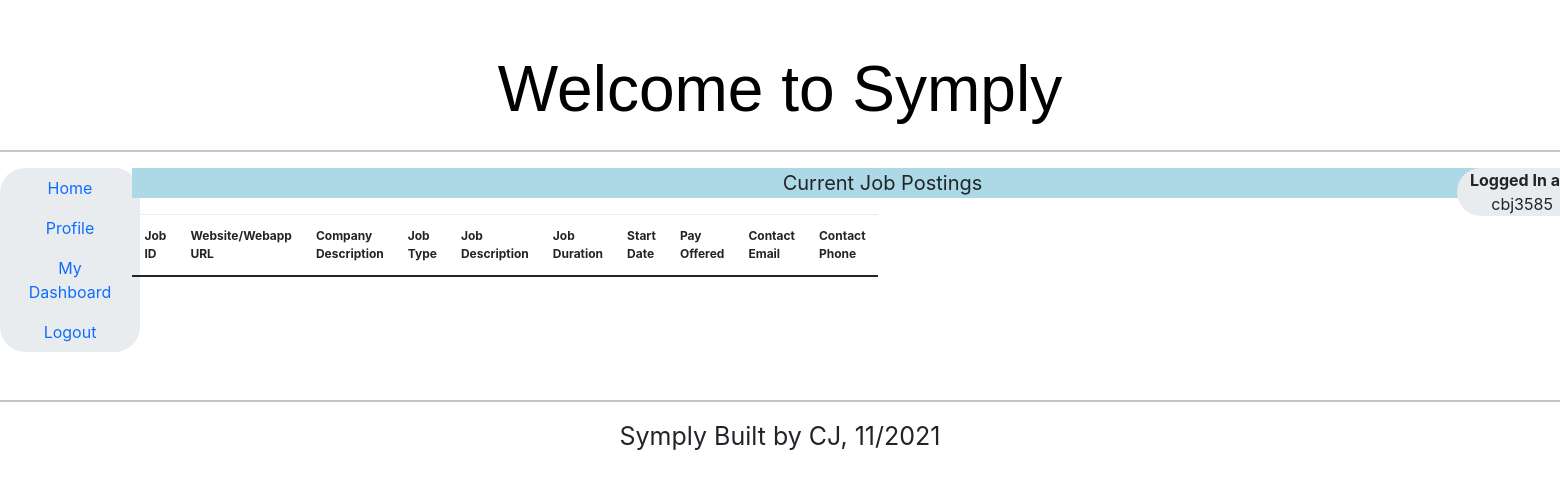
The page /job_posting_table (signed in) on the database as committed earlier.
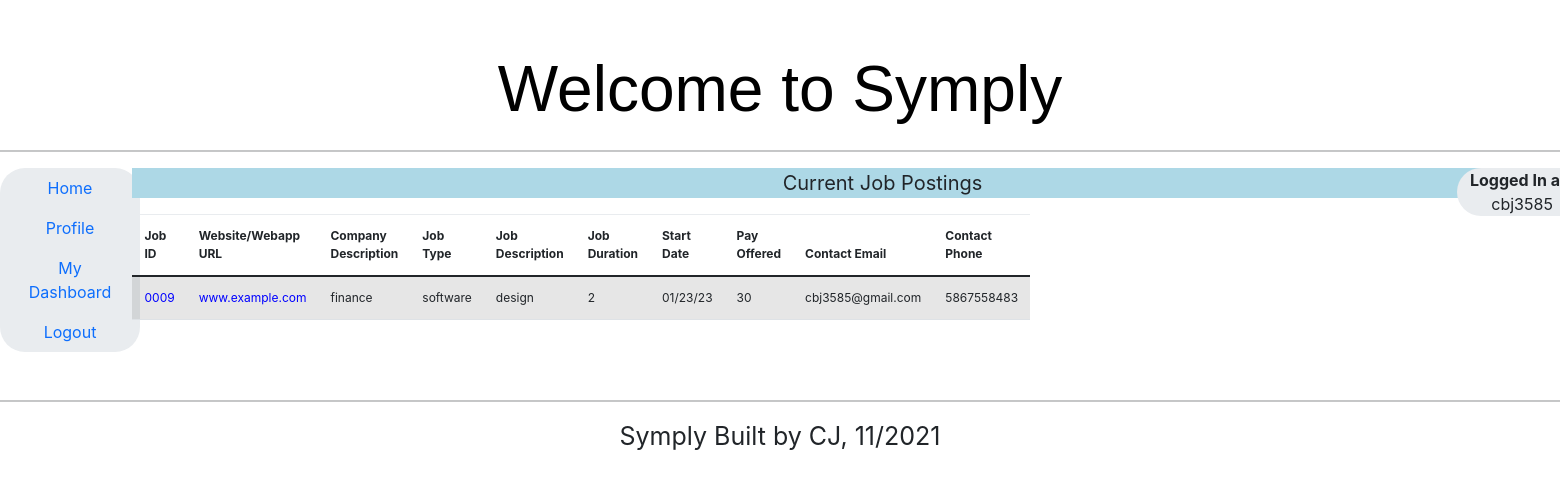
The same page on the database as committed later.
### application.py (models this page shows, shortened)
    class User(db.Model):
        __tablename__ = 'user'
        username = db.Column(db.String, primary_key=True)
        email = db.Column(db.String)
        phonenumber = db.Column(db.String)
        firstname = db.Column(db.String)
        lastname = db.Column(db.String)
        city = db.Column(db.String)
        state = db.Column(db.String)
        password = db.Column(db.String)
        authenticated = db.Column(db.Boolean, default=False)

    class JobPost(db.Model):
        __tablename__ = 'jobpost'
        username = db.Column(db.String)
        jobid = db.Column(db.String,primary_key=True)
        contactemail = db.Column(db.String)
        contactphone = db.Column(db.String)
        website = db.Column(db.String)
        companydescription = db.Column(db.String)
        jobtype = db.Column(db.String)
        jobdescription = db.Column(db.String)
        payoffered = db.Column(db.String)
        jobduration = db.Column(db.String)
        startdate = db.Column(db.String)
        longdescription = db.Column(db.String)
        authenticated = db.Column(db.Boolean, default=False)

### application.py (the view)
    @application.route("/job_posting_table")
    def job_posting_table():
        if current_user.is_authenticated:
            poster = current_user.username
            jobpost = JobPost.query.all()
            return render_template('job_posting_table_login.html', jobpost=jobpost, tabtitle='Symply Job Listings',poster=poster)
        else:
            jobpost = JobPost.query.all()
            return render_template('job_posting_table.html', jobpost=jobpost, tabtitle='Symply Job Listings')

### application.py (called while the page is built)
    @login_manager.user_loader
    def user_loader(user_id):
        return User.query.get(user_id)

### templates/job_posting_table_login.html (shortened to what this page needs)
{% extends "base4.html" %}
{% block content %}
<!DOCTYPE html>
<html lang="en">
  <head>
    <link href="{{ url_for('static', filename='bootstrap.min.css') }}" rel="stylesheet">
    <link href="{{ url_for('static', filename='narrow-jumbotron.css') }}" rel="stylesheet">
  </head>
  <body>
    <div><p style="background-color: lightblue;font-size: 20px; width: 1500px; text-align: center;">Current Job Postings</p></div>
    <table id="data" class="table table-striped" style="width: 1500px; font-size: 12px;">
      <thead>
        <tr>
          <th>Job ID </th>
          <th>Website/Webapp URL</th>
          <th>Company Description</th>
          <th>Job Type</th>
          <th>Job Description</th>
          <th>Job Duration </th>
          <th>Start Date</th>
          <th>Pay Offered</th>
          <th>Contact Email </th>
          <th>Contact Phone</th>
        </tr>
      </thead>
      <tbody>
        {% for jp in jobpost %}
          <tr>
            <td><a href="/job_information/{{ jp.jobid }}" style="color: blue;">{{ jp.jobid }}</a></td>
            <td><a href={{ jp.website }} style="color:blue" target="_blank" rel="noopener noreferrer">{{ jp.website }}</a></td>
            <td>{{ jp.companydescription }}</td>
            <td>{{ jp.jobtype }}</td>
            <td>{{ jp.jobdescription }}</td>
            <td>{{ jp.jobduration }}</td>
            <td>{{ jp.startdate }}</td>
            <td>{{ jp.payoffered }}</td>
            <td>{{ jp.contactemail }}</td>
            <td>{{ jp.contactphone }}</td>
          </tr>
        {% endfor %}
      </tbody>
    </table>
  </body>
</html>
{% endblock %}
{% block loggedin %}
      <div>
        <p><b>Logged In as:</b> {{poster}}</p>
      </div>
{% endblock %}

### templates/base4.html (shortened to what this page needs)
<!doctype html>
<html>
  <head>
    <link href="https://cdn.jsdelivr.net/npm/bootstrap@5.0.1/dist/css/bootstrap.min.css" rel="stylesheet">
    <link rel="stylesheet" type="text/css" href="https://cdn.datatables.net/1.10.25/css/dataTables.bootstrap5.css">
  </head>
  <body>
    <header>
        <h1 style="font-family: 'Gill Sans', 'Gill Sans MT', Calibri, 'Trebuchet MS', sans-serif ; padding:30px 30px 10px 30px; font-size:4em;text-align: center;color: black;">Welcome to Symply</h1>
        <hr>
    </header>
    <div class="row">
        <div class="col-sm-1">
          <div class="jumbotron" style="width: 140px; font-size: 1.0rem; padding: 0% 0% 0% 0%;">
                <a class="nav-link active" href="{{ url_for('welcome') }}">Home </a>
                <a class="nav-link active" href="{{ url_for('user_profile') }}">Profile</a>
                <a class="nav-link active" href="{{ url_for('buyer_dashboard') }}">My Dashboard</a>
                <a class="nav-link active" href="{{ url_for('logout') }}">Logout </a>
          </div>
        </div>
        <div class="col-sm-1">
            {% block content %}{% endblock %}
          </div>
        <div class="col-sm-1">
        </div>
        <div class="col-sm-1">
        </div>
        <div class="col-sm-1">
        </div>
        <div class="col-sm-1">
        </div>
        <div class="col-sm-1">
          </div>
          <div class="col-sm-1">
          </div>
          <div class="col-sm-1">
          </div>
          <div class="col-sm-1">
          </div>
          <div class="col-sm-1">
          </div>
          <div class="col-sm-1">
            <div class="jumbotron" style="width: 150px; font-size: 1.0rem;padding: 0% 20% 0% 0%;">
              {% block loggedin %}{% endblock %}
            </div>
          </div>
    </div>
    <footer>
      <hr>
      <div class="row">
        <ul style="text-align: center;">
          <p style="text-align: center; font-size: 25px;">Symply Built by CJ, 11/2021</p>
        </ul>
      </div>
    </footer>
  </body>
  </html>

### static/narrow-jumbotron.css (style rules this page uses)
body { padding-top: 1.5rem; padding-bottom: 1.5rem; }
.jumbotron { text-align: center; border-bottom: .05rem solid #e5e5e5; border-radius: 25px; font-size: 2.5rem; }
@media screen and (min-width: 48em) { .jumbotron { border-bottom: 0; } }

Rows that differ between the two databases and show on the page:
added JobPost: jobid "0009", website "www.example.com", companydescription "finance", jobtype "software", jobdescription "design", jobduration "2", startdate "01/23/23", payoffered "30", contactemail "cbj3585@gmail.com", contactphone "5867558483"
